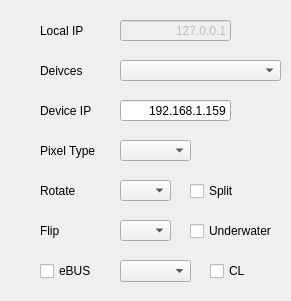
    <widget class="QFrame" name="DEVICES_GRP">
     <property name="geometry">
      <rect>
       <x>20</x>
       <y>10</y>
       <width>291</width>
       <height>301</height>
      </rect>
     </property>
     <property name="frameShape">
      <enum>QFrame::NoFrame</enum>
     </property>
     <property name="frameShadow">
      <enum>QFrame::Plain</enum>
     </property>
     <widget class="QCheckBox" name="SPLIT_CHK">
      <property name="geometry">
       <rect>
        <x>190</x>
        <y>180</y>
        <width>71</width>
        <height>22</height>
       </rect>
      </property>
      <property name="text">
       <string>Split</string>
      </property>
     </widget>
     <widget class="QCheckBox" name="EBUS_CHK">
      <property name="geometry">
       <rect>
        <x>40</x>
        <y>260</y>
        <width>71</width>
        <height>22</height>
       </rect>
      </property>
      <property name="text">
       <string>eBUS</string>
      </property>
     </widget>
     <widget class="QLabel" name="FILP">
      <property name="geometry">
       <rect>
        <x>40</x>
        <y>223</y>
        <width>71</width>
        <height>16</height>
       </rect>
      </property>
      <property name="text">
       <string>Flip</string>
      </property>
     </widget>
     <widget class="QLineEdit" name="IP_EDIT">
      <property name="geometry">
       <rect>
        <x>120</x>
        <y>100</y>
        <width>111</width>
        <height>21</height>
       </rect>
      </property>
      <property name="text">
       <string>192.168.1.159</string>
      </property>
      <property name="alignment">
       <set>Qt::AlignRight|Qt::AlignTrailing|Qt::AlignVCenter</set>
      </property>
     </widget>
     <widget class="QLabel" name="LOCAL_IP">
      <property name="geometry">
       <rect>
        <x>40</x>
        <y>23</y>
        <width>71</width>
        <height>16</height>
       </rect>
      </property>
      <property name="text">
       <string>Local IP</string>
      </property>
     </widget>
     <widget class="QLabel" name="DEV_IP">
      <property name="geometry">
       <rect>
        <x>40</x>
        <y>103</y>
        <width>71</width>
        <height>16</height>
       </rect>
      </property>
      <property name="text">
       <string>Device IP</string>
      </property>
     </widget>
     <widget class="QComboBox" name="FLIP_OPTION_LIST">
      <property name="geometry">
       <rect>
        <x>120</x>
        <y>220</y>
        <width>51</width>
        <height>21</height>
       </rect>
      </property>
     </widget>
     <widget class="QComboBox" name="DEVICE_LIST">
      <property name="geometry">
       <rect>
        <x>120</x>
        <y>60</y>
        <width>161</width>
        <height>21</height>
       </rect>
      </property>
     </widget>
     <widget class="QLabel" name="PIXEL_TYPE">
      <property name="geometry">
       <rect>
        <x>40</x>
        <y>143</y>
        <width>71</width>
        <height>16</height>
       </rect>
      </property>
      <property name="text">
       <string>Pixel Type</string>
      </property>
     </widget>
     <widget class="QComboBox" name="PIXEL_FORMAT_LIST">
      <property name="geometry">
       <rect>
        <x>120</x>
        <y>140</y>
        <width>71</width>
        <height>21</height>
       </rect>
      </property>
     </widget>
     <widget class="QLabel" name="DEVICES">
      <property name="geometry">
       <rect>
        <x>40</x>
        <y>63</y>
        <width>71</width>
        <height>16</height>
       </rect>
      </property>
      <property name="text">
       <string>Deivces</string>
      </property>
     </widget>
     <widget class="QLineEdit" name="LOCAL_IP_EDIT">
      <property name="enabled">
       <bool>false</bool>
      </property>
      <property name="geometry">
       <rect>
        <x>120</x>
        <y>20</y>
        <width>111</width>
        <height>21</height>
       </rect>
      </property>
      <property name="text">
       <string>127.0.0.1</string>
      </property>
      <property name="alignment">
       <set>Qt::AlignRight|Qt::AlignTrailing|Qt::AlignVCenter</set>
      </property>
     </widget>
     <widget class="QCheckBox" name="CAMERALINK_CHK">
      <property name="geometry">
       <rect>
        <x>210</x>
        <y>260</y>
        <width>71</width>
        <height>22</height>
       </rect>
      </property>
      <property name="text">
       <string>CL</string>
      </property>
     </widget>
     <widget class="QCheckBox" name="UNDERWATER_CHK">
      <property name="geometry">
       <rect>
        <x>190</x>
        <y>220</y>
        <width>91</width>
        <height>22</height>
       </rect>
      </property>
      <property name="text">
       <string>Underwater</string>
      </property>
     </widget>
     <widget class="QComboBox" name="ROTATE_OPTION_LIST">
      <property name="geometry">
       <rect>
        <x>120</x>
        <y>180</y>
        <width>51</width>
        <height>21</height>
       </rect>
      </property>
     </widget>
     <widget class="QLabel" name="ROTATE">
      <property name="geometry">
       <rect>
        <x>40</x>
        <y>183</y>
        <width>71</width>
        <height>16</height>
       </rect>
      </property>
      <property name="text">
       <string>Rotate</string>
      </property>
     </widget>
     <widget class="QComboBox" name="PTZ_TYPE_LIST">
      <property name="geometry">
       <rect>
        <x>120</x>
        <y>260</y>
        <width>71</width>
        <height>22</height>
       </rect>
      </property>
     </widget>
    </widget>
